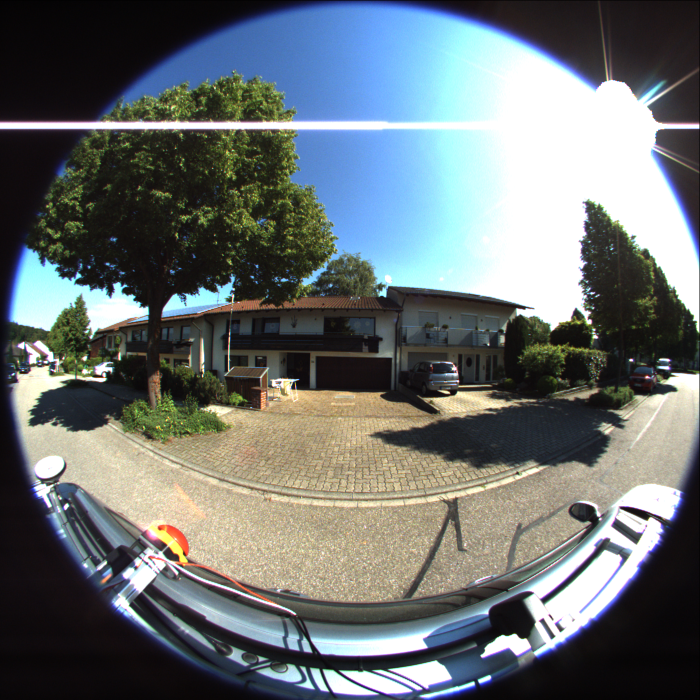
#> input picture image_02.png, 1400 x 1400 px (shown at 1/2 size)
$ python ipm.py --input ../image_02.png
#> lines starting #> are read from the running program, lines starting #| are printed output that depends on the picture; after the words box and inside, x2 and y2 are one past the last pixel; in counts of white or black regions, pixels touching at a corner belong together
#!/usr/bin/env python3
"""
ipm.py  —  Inverse Perspective Mapping (bird's-eye view) for undistorted images.

The input image is assumed to have been produced by undistort_fisheye.py with a
virtual pinhole camera.  The virtual intrinsics are reconstructed from
--fov / --img-w / --img-h so they must match what was used during undistortion.

Coordinate conventions
----------------------
  World frame   : X forward, Y left, Z up  (right-handed vehicle body frame)
  Camera frame  : X right,   Y down, Z forward  (OpenCV standard)

Camera is mounted at height h above the flat ground plane (Z_world = 0).
Orientation is specified by (yaw, pitch, roll) applied in that order around
world Z → world Y → world X axes before aligning to camera frame.

Usage
-----
  python ipm.py
  python ipm.py --input undistort_image_02.png --cam-height 1.65 --cam-pitch 10
  python ipm.py --cam-yaw 90 --x-range 0 20 --y-range -15 15 --res 0.04
  python ipm.py --grid               # overlay metric grid on BEV
"""

import argparse
import os
import sys

import cv2
import numpy as np


# ──────────────────────────────────────────────────────────────
# Camera intrinsics
# ──────────────────────────────────────────────────────────────

def build_K(fov_deg: float, img_w: int, img_h: int) -> np.ndarray:
    """Virtual pinhole K from horizontal FOV and image size."""
    f = (img_w / 2.0) / np.tan(np.radians(fov_deg / 2.0))
    return np.array([[f,   0,   img_w / 2.0],
                     [0,   f,   img_h / 2.0],
                     [0,   0,   1.0        ]], dtype=np.float64)


# ──────────────────────────────────────────────────────────────
# Camera extrinsics
# ──────────────────────────────────────────────────────────────

def _Rx(a: float) -> np.ndarray:
    c, s = np.cos(a), np.sin(a)
    return np.array([[1, 0,  0],
                     [0, c, -s],
                     [0, s,  c]], dtype=np.float64)

def _Ry(a: float) -> np.ndarray:
    c, s = np.cos(a), np.sin(a)
    return np.array([[ c, 0, s],
                     [ 0, 1, 0],
                     [-s, 0, c]], dtype=np.float64)

def _Rz(a: float) -> np.ndarray:
    c, s = np.cos(a), np.sin(a)
    return np.array([[c, -s, 0],
                     [s,  c, 0],
                     [0,  0, 1]], dtype=np.float64)


def build_R_world_to_cam(yaw_deg: float,
                          pitch_deg: float,
                          roll_deg: float) -> np.ndarray:
    """
    Rotation matrix  R  such that  P_cam = R @ P_world + t.

    Base alignment (yaw=pitch=roll=0, camera facing forward):
      cam X (right)   ←→  world -Y (right)
      cam Y (down)    ←→  world -Z (down)
      cam Z (forward) ←→  world  X (forward)

    Then yaw (world Z), pitch (world Y after yaw), roll (world X after yaw+pitch)
    are applied to rotate the camera's field of view.
    """
    # Base: cam axes expressed in world frame (columns = cam axes in world coords)
    #   cam_Z (forward) = world_X  →  R_base row 2 = [1, 0, 0]
    #   cam_X (right)   = -world_Y →  R_base row 0 = [0,-1, 0]
    #   cam_Y (down)    = -world_Z →  R_base row 1 = [0, 0,-1]
    R_base = np.array([[ 0, -1,  0],
                        [ 0,  0, -1],
                        [ 1,  0,  0]], dtype=np.float64)

    # Orientation offset in world frame: yaw → pitch → roll
    y = np.radians(yaw_deg)
    p = np.radians(pitch_deg)   # positive = nose down
    r = np.radians(roll_deg)    # positive = right side down

    # R_offset rotates world frame before applying R_base
    # yaw around world Z, then pitch around world Y, then roll around world X
    R_offset = _Rx(r) @ _Ry(-p) @ _Rz(y)

    return R_base @ R_offset.T  # world-to-camera


# ──────────────────────────────────────────────────────────────
# IPM core
# ──────────────────────────────────────────────────────────────

def ipm(img: np.ndarray,
        K: np.ndarray,
        cam_height: float,
        yaw_deg: float,
        pitch_deg: float,
        roll_deg: float,
        x_range: tuple,
        y_range: tuple,
        res: float) -> np.ndarray:
    """
    Produce a bird's-eye-view image via inverse perspective mapping.

    Parameters
    ----------
    img        : undistorted source image  (H, W [, C])
    K          : 3×3 virtual pinhole intrinsic matrix
    cam_height : camera height above ground plane in metres
    yaw_deg    : camera yaw offset in degrees (0 = forward, +90 = left)
    pitch_deg  : camera downward tilt in degrees (positive = looking down)
    roll_deg   : camera roll in degrees (positive = right side down)
    x_range    : (x_near, x_far) metres in front of the camera
    y_range    : (y_right, y_left) metres laterally
                 (negative = right side, positive = left side)
    res        : metres per BEV pixel

    Returns
    -------
    bev : bird's-eye-view image, same dtype as img
    """
    R = build_R_world_to_cam(yaw_deg, pitch_deg, roll_deg)

    # Camera position in world: (0, 0, h)  →  translation in camera frame
    t = -R @ np.array([0.0, 0.0, cam_height])

    # BEV output grid
    bev_w = int(round((y_range[1] - y_range[0]) / res))
    bev_h = int(round((x_range[1] - x_range[0]) / res))

    u_bev = np.arange(bev_w, dtype=np.float64)
    v_bev = np.arange(bev_h, dtype=np.float64)
    uu, vv = np.meshgrid(u_bev, v_bev)

    # World coordinates  (ground plane: Z_world = 0)
    # BEV top    → x_far,  BEV bottom → x_near
    # BEV left   → y_left, BEV right  → y_right
    Xw = x_range[1] - vv * res
    Yw = y_range[1] - uu * res
    Zw = np.zeros_like(Xw)

    # Transform to camera frame
    Xc = R[0, 0] * Xw + R[0, 1] * Yw + R[0, 2] * Zw + t[0]
    Yc = R[1, 0] * Xw + R[1, 1] * Yw + R[1, 2] * Zw + t[1]
    Zc = R[2, 0] * Xw + R[2, 1] * Yw + R[2, 2] * Zw + t[2]

    # Perspective projection
    valid = Zc > 1e-3
    u_img = np.where(valid, K[0, 0] * Xc / Zc + K[0, 2], -1.0)
    v_img = np.where(valid, K[1, 1] * Yc / Zc + K[1, 2], -1.0)

    map_x = u_img.astype(np.float32)
    map_y = v_img.astype(np.float32)

    bev = cv2.remap(img, map_x, map_y,
                    interpolation=cv2.INTER_LINEAR,
                    borderMode=cv2.BORDER_CONSTANT,
                    borderValue=0)
    return bev


# ──────────────────────────────────────────────────────────────
# BEV rotation  (for around-view alignment)
# ──────────────────────────────────────────────────────────────

# [113 lines left out: functions rotate_bev, crop_black, draw_grid, not called in this run]


# ──────────────────────────────────────────────────────────────
# Main
# ──────────────────────────────────────────────────────────────

def main() -> None:
    base_dir = os.path.dirname(os.path.abspath(__file__))

    ap = argparse.ArgumentParser(
        description='Inverse Perspective Mapping — undistorted image → BEV',
        formatter_class=argparse.ArgumentDefaultsHelpFormatter,
    )

    # Input / output
    ap.add_argument('--input',  default=os.path.join(base_dir, 'undistort_image_02.png'),
                    help='Path to undistorted input image')
    ap.add_argument('--output', default=None,
                    help='Output BEV path (default: <stem>_bev.png)')

    # Virtual pinhole parameters  (must match undistort_fisheye.py settings)
    ap.add_argument('--fov',   type=float, default=130.0,
                    help='Horizontal FOV used during undistortion (degrees)')
    ap.add_argument('--img-w', type=int,   default=700,
                    help='Undistorted image width (pixels)')
    ap.add_argument('--img-h', type=int,   default=700,
                    help='Undistorted image height (pixels)')

    # Camera extrinsics
    ap.add_argument('--cam-height', type=float, default=1.65,
                    help='Camera height above ground (metres)')
    ap.add_argument('--cam-pitch',  type=float, default=10.0,
                    help='Camera downward tilt (degrees, positive = looking down)')
    ap.add_argument('--cam-roll',   type=float, default=0.0,
                    help='Camera roll (degrees, positive = right side down)')
    ap.add_argument('--cam-yaw',    type=float, default=0.0,
                    help='Camera yaw offset from vehicle forward (degrees, '
                         'positive = left;  use 90 for left-facing camera)')

    # BEV output area
    ap.add_argument('--x-range', type=float, nargs=2, default=[0.0, 20.0],
                    metavar=('NEAR', 'FAR'),
                    help='Forward range in metres')
    ap.add_argument('--y-range', type=float, nargs=2, default=[-10.0, 10.0],
                    metavar=('RIGHT', 'LEFT'),
                    help='Lateral range in metres (negative=right, positive=left)')
    ap.add_argument('--res',     type=float, default=0.05,
                    help='BEV resolution (metres per pixel)')

    # Extras
    ap.add_argument('--trim-top', type=int, default=250,
                    help='Pixels to remove from the top of the BEV image '
                         '(top = far distance; use this to cut low-quality area). '
                         f'At default --res 0.05 m/px: 1 px ≈ 0.05 m.')
    ap.add_argument('--rotate', type=float, default=0.0,
                    help='Clockwise rotation of the BEV image in degrees, applied '
                         'around the camera origin (vehicle position in BEV). '
                         'Aligns each camera into a shared around-view canvas: '
                         'front=0, right=90, rear=180, left=-90 (or 270).')
    ap.add_argument('--crop-black', action='store_true',
                    help='Crop the surrounding black border after rotation.')
    ap.add_argument('--scale', type=float, default=1.0,
                    help='Scale factor applied after --crop-black (e.g. 0.5 = half size, '
                         '2.0 = double size). Applied only when > 0.')
    ap.add_argument('--grid', action='store_true',
                    help='Overlay a metric grid on the BEV image')
    ap.add_argument('--grid-interval', type=float, default=5.0,
                    help='Grid line interval in metres')

    args = ap.parse_args()

    # ── Load image ────────────────────────────────────────────
    img = cv2.imread(args.input)
#> img is the input picture: shape (1400, 1400, 3); mean B, G, R 113.7, 113.1, 106.7
    if img is None:
        print(f'ERROR: cannot read {args.input}')
        sys.exit(1)

    h_img, w_img = img.shape[:2]
#> h_img = 1400; w_img = 1400
    if (w_img, h_img) != (args.img_w, args.img_h):
        print(f'WARNING: image is {w_img}×{h_img} but '
              f'--img-w/--img-h is {args.img_w}×{args.img_h}; '
              f'updating to match.')
#| WARNING: image is 1400×1400 but --img-w/--img-h is 700×700; updating to match.
        args.img_w, args.img_h = w_img, h_img
#> args.img_w = 1400; args.img_h = 1400

    # ── Build intrinsics ──────────────────────────────────────
    K = build_K(args.fov, args.img_w, args.img_h)
    fx = K[0, 0]
#> fx = 326.4
    print(f'Input  : {args.input}  ({w_img}×{h_img})')
#| Input  : ../image_02.png  (1400×1400)
    print(f'K      : f={fx:.1f} px   cx={K[0,2]:.1f}  cy={K[1,2]:.1f}')
#| K      : f=326.4 px   cx=700.0  cy=700.0
    print(f'Extrinsics : height={args.cam_height} m  '
          f'pitch={args.cam_pitch}°  roll={args.cam_roll}°  yaw={args.cam_yaw}°')
    print(f'BEV range  : X={args.x_range} m  Y={args.y_range} m  '
          f'res={args.res} m/px')

    # ── IPM ───────────────────────────────────────────────────
    bev = ipm(img, K,
              cam_height=args.cam_height,
              yaw_deg=args.cam_yaw,
              pitch_deg=args.cam_pitch,
              roll_deg=args.cam_roll,
              x_range=tuple(args.x_range),
              y_range=tuple(args.y_range),
              res=args.res)
#> in ipm, `u_img = np.where(valid, K[0, 0] * Xc / Zc + K[0, 2], -1.0)`:
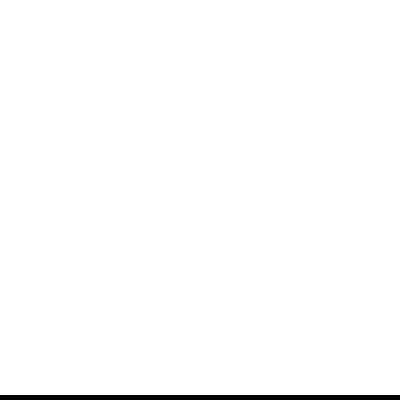
#> valid: shape (400, 400) bool; 98.8% white; 1 black region, box (x1, y1, x2, y2) and area: (0, 395, 400, 400) 2000
#> in ipm, `bev = cv2.remap(img, map_x, map_y, interpolation=cv2.INTER_LINEAR, bor..`:
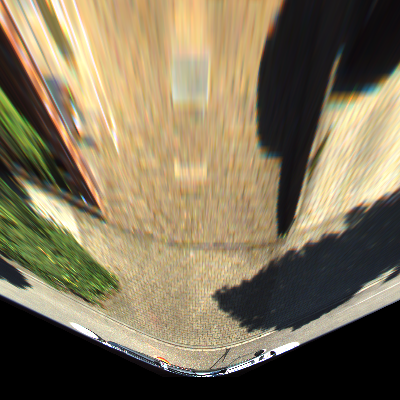
#> bev: shape (400, 400, 3); mean B, G, R 88.4, 114.9, 127.3

    bev_h, bev_w = bev.shape[:2]
#> bev_h = 400; bev_w = 400
    print(f'BEV size   : {bev_w}×{bev_h} px')
#| BEV size   : 400×400 px

    # ── Trim top ──────────────────────────────────────────────
    if args.trim_top > 0:
        if args.trim_top >= bev_h:
            print(f'ERROR: --trim-top ({args.trim_top}) >= BEV height ({bev_h})')
            sys.exit(1)
        bev = bev[args.trim_top:, :]
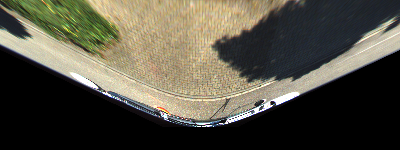
#> bev: shape (150, 400, 3); mean B, G, R 67.7, 81.2, 84.6
        trimmed_m = args.trim_top * args.res
        x_range_trimmed = (args.x_range[0],
                           args.x_range[1] - trimmed_m)
#> x_range_trimmed = (0, 7.5)
        print(f'Trim top   : {args.trim_top} px  ({trimmed_m:.2f} m)  '
              f'→ BEV {bev.shape[1]}×{bev.shape[0]} px  '
              f'x_range now {x_range_trimmed}')
#| Trim top   : 250 px  (12.50 m)  → BEV 400×150 px  x_range now (0.0, 7.5)
    else:
        x_range_trimmed = tuple(args.x_range)

    if args.grid:
        bev = draw_grid(bev,
                        x_range=x_range_trimmed,
                        y_range=tuple(args.y_range),
                        res=args.res,
                        interval_m=args.grid_interval)

    # ── Rotate ────────────────────────────────────────────────
    if args.rotate != 0.0:
        # Camera origin in BEV pixel coords (vehicle position)
        origin_col = int(round(args.y_range[1] / args.res))
        origin_row = int(round(x_range_trimmed[1] / args.res))
        bev = rotate_bev(bev, args.rotate, origin_col, origin_row)
        print(f'Rotate     : {args.rotate}°  '
              f'(origin: col={origin_col}, row={origin_row})'
              f'  →  BEV {bev.shape[1]}×{bev.shape[0]} px')

    # ── Crop black border ────────────────────────────────────
    if args.crop_black:
        before = (bev.shape[1], bev.shape[0])
        bev = crop_black(bev)
        print(f'Crop black : {before[0]}×{before[1]}'
              f'  →  {bev.shape[1]}×{bev.shape[0]} px')

    # ── Scale ─────────────────────────────────────────────────
    if args.scale != 1.0 and args.scale > 0:
        new_w = max(1, int(round(bev.shape[1] * args.scale)))
        new_h = max(1, int(round(bev.shape[0] * args.scale)))
        interp = cv2.INTER_AREA if args.scale < 1.0 else cv2.INTER_LINEAR
        bev = cv2.resize(bev, (new_w, new_h), interpolation=interp)
        print(f'Scale      : ×{args.scale}  →  {new_w}×{new_h} px')

    # ── Save ──────────────────────────────────────────────────
    if args.output is None:
        stem = os.path.splitext(os.path.basename(args.input))[0]
        args.output = os.path.join(base_dir, f'{stem}_bev.png')

    cv2.imwrite(args.output, bev)
    print(f'Saved  → {args.output}')


if __name__ == '__main__':
    main()
